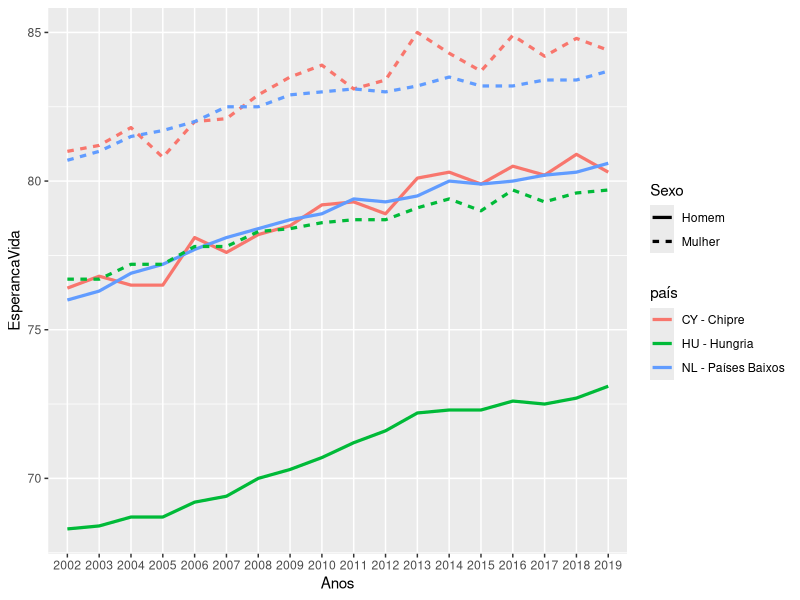

Here is the R script that generated this plot:
library(readxl)
library(ggplot2)
library(tidyr)

data <- read_excel("./data/EsperancaVida.xlsx")

desired_columns <- c("Anos", "CY - Chipre", "HU - Hungria", "NL - Países Baixos")
# 2:35
data <- data[-c(1:3), -c(2:35)]
data <- Filter(function(x)!all(is.na(x)), data)
data[2,1] <- "Anos"
data[1, 2:35] <- "Homens"
data[1, 36:69] <- "Mulheres"

data <- data[, data[2,] %in% desired_columns]
data <- data[c(1, 2, 45:62),]
colnames(data) <- data[2,]
data <- data[-c(2),]

data_mulher <- data[,c(1, 5:7)]
data <- data[, -c(5:7)]

data <- pivot_longer(data, c("CY - Chipre", "HU - Hungria", "NL - Países Baixos"),
                     names_to = "país" ,values_to = "EsperancaVida")[-c(1:3),]
data_mulher <- pivot_longer(data_mulher, c("CY - Chipre", "HU - Hungria", "NL - Países Baixos"),
                            names_to = "país" ,values_to = "EsperancaVida")[-c(1:3),]

data_mulher$Sexo <- "Mulher"
data$Sexo <- "Homem"

data <- rbind(data,data_mulher)
data$EsperancaVida <- as.double(data$EsperancaVida)
round(data$EsperancaVida, digits=1)

ggplot(data, aes(x=Anos, y=EsperancaVida)) +
  geom_line(lwd=1.1,aes(group=interaction(país,Sexo),linetype=Sexo, colour=país))

